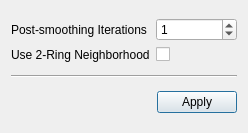
<?xml version="1.0" encoding="UTF-8"?>
<ui version="4.0">
 <class>DialogSurfaceMeshCurvature</class>
 <widget class="QDialog" name="DialogSurfaceMeshCurvature">
  <property name="geometry">
   <rect>
    <x>0</x>
    <y>0</y>
    <width>248</width>
    <height>133</height>
   </rect>
  </property>
  <property name="windowTitle">
   <string>Surface Sampling</string>
  </property>
  <layout class="QVBoxLayout" name="verticalLayout">
   <item>
    <layout class="QGridLayout" name="gridLayout">
     <item row="0" column="0">
      <widget class="QLabel" name="labelPostSmoothingIterations">
       <property name="text">
        <string>Post-smoothing Iterations</string>
       </property>
      </widget>
     </item>
     <item row="0" column="1">
      <widget class="QSpinBox" name="spinBoxPostSmoothingIterations">
       <property name="minimumSize">
        <size>
         <width>20</width>
         <height>0</height>
        </size>
       </property>
       <property name="minimum">
        <number>0</number>
       </property>
       <property name="maximum">
        <number>100</number>
       </property>
       <property name="singleStep">
        <number>1</number>
       </property>
       <property name="value">
        <number>1</number>
       </property>
      </widget>
     </item>
     <item row="1" column="0">
      <widget class="QLabel" name="labelUseTwoRingNeighborhood">
       <property name="text">
        <string>Use 2-Ring Neighborhood</string>
       </property>
      </widget>
     </item>
     <item row="1" column="1">
      <widget class="QCheckBox" name="checkBoxUseTwoRingNeighborhood">
       <property name="text">
        <string/>
       </property>
      </widget>
     </item>
    </layout>
   </item>
   <item>
    <widget class="Line" name="line">
     <property name="orientation">
      <enum>Qt::Horizontal</enum>
     </property>
    </widget>
   </item>
   <item>
    <layout class="QHBoxLayout" name="horizontalLayout_2">
     <item>
      <spacer name="horizontalSpacer_3">
       <property name="orientation">
        <enum>Qt::Horizontal</enum>
       </property>
       <property name="sizeHint" stdset="0">
        <size>
         <width>0</width>
         <height>0</height>
        </size>
       </property>
      </spacer>
     </item>
     <item>
      <widget class="QPushButton" name="applyButton">
       <property name="text">
        <string>Apply</string>
       </property>
       <property name="default">
        <bool>true</bool>
       </property>
      </widget>
     </item>
    </layout>
   </item>
  </layout>
 </widget>
 <tabstops>
  <tabstop>spinBoxPostSmoothingIterations</tabstop>
  <tabstop>checkBoxUseTwoRingNeighborhood</tabstop>
  <tabstop>applyButton</tabstop>
 </tabstops>
 <resources/>
 <connections/>
</ui>
